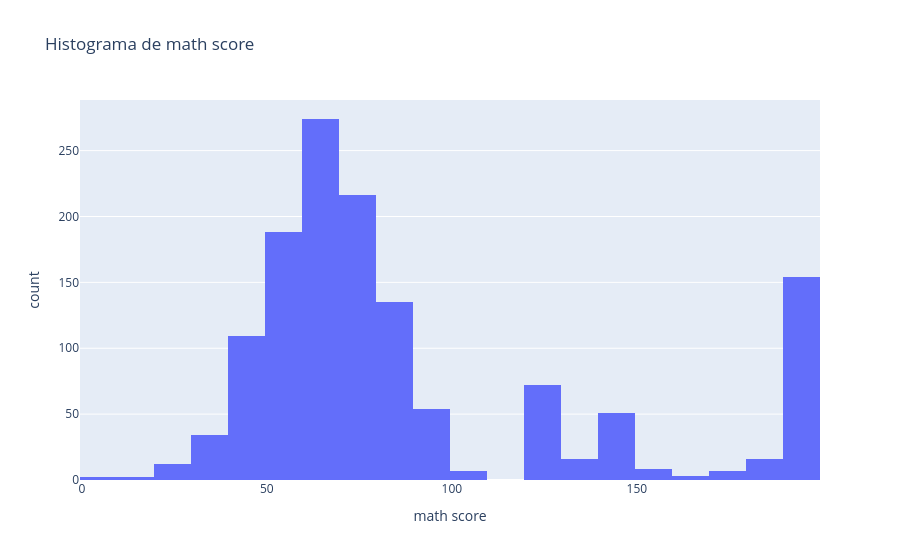
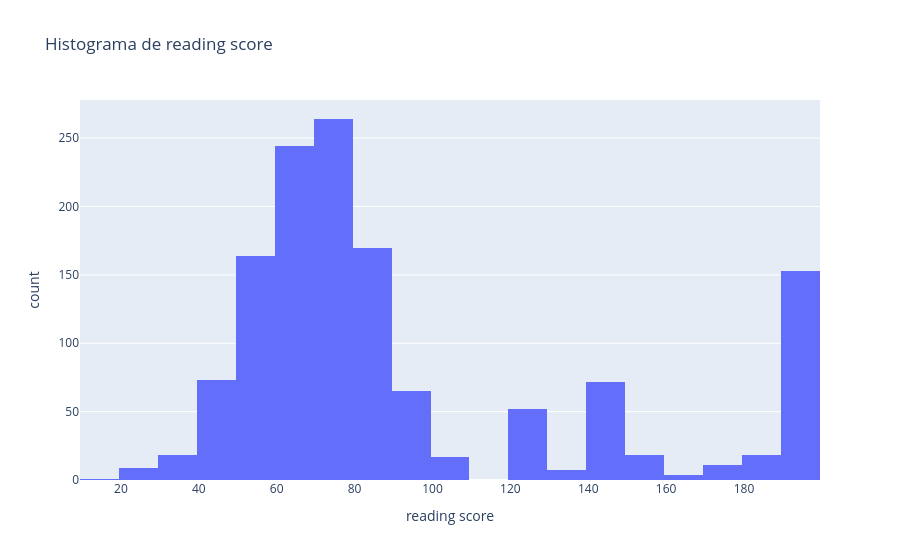
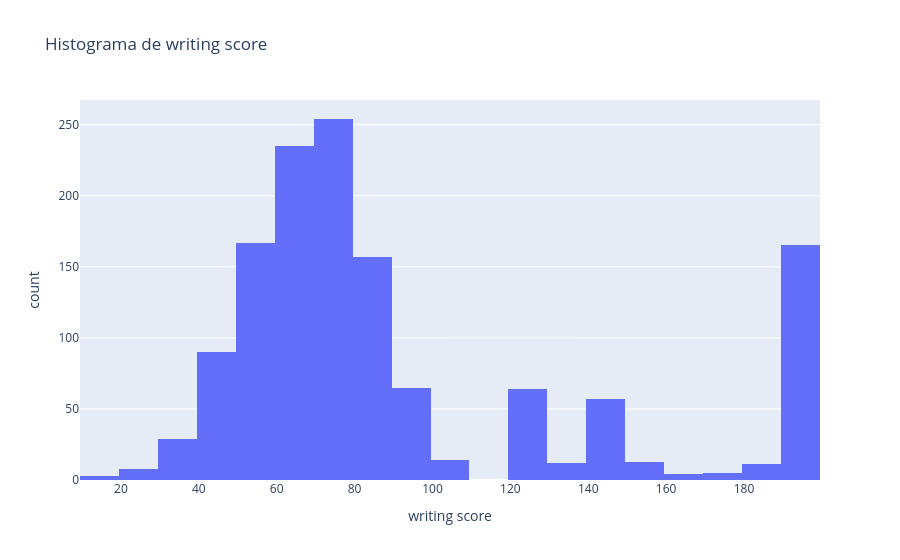

The code cell stored with these charts, in order, in its notebook:
### Code cell
analyze_df(df_grades)

### Figure 1 — Plotly figure (JSON) as saved in the notebook; plotly's stock layout.template omitted (floating-point values rounded to 4 significant figures; data arrays with more than 128 entries replaced by an {"elided": "..."} marker saying what was removed)
{"data": [{"bingroup": "x", "hovertemplate": "math score=%{x}<br>count=%{y}<extra></extra>", "legendgroup": "", "marker": {"color": "#636efa", "pattern": {"shape": ""}}, "name": "", "orientation": "v", "showlegend": false, "type": "histogram", "x": {"elided": "1400 float values"}, "xaxis": "x", "yaxis": "y"}], "layout": {"barmode": "relative", "legend": {"tracegroupgap": 0}, "title": {"text": "Histograma de math score"}, "xaxis": {"anchor": "y", "domain": [0, 1], "title": {"text": "math score"}}, "yaxis": {"anchor": "x", "domain": [0, 1], "title": {"text": "count"}}}}

### Figure 2 — Plotly figure (JSON) as saved in the notebook; plotly's stock layout.template omitted (floating-point values rounded to 4 significant figures; data arrays with more than 128 entries replaced by an {"elided": "..."} marker saying what was removed)
{"data": [{"bingroup": "x", "hovertemplate": "reading score=%{x}<br>count=%{y}<extra></extra>", "legendgroup": "", "marker": {"color": "#636efa", "pattern": {"shape": ""}}, "name": "", "orientation": "v", "showlegend": false, "type": "histogram", "x": {"elided": "1400 float values"}, "xaxis": "x", "yaxis": "y"}], "layout": {"barmode": "relative", "legend": {"tracegroupgap": 0}, "title": {"text": "Histograma de reading score"}, "xaxis": {"anchor": "y", "domain": [0, 1], "title": {"text": "reading score"}}, "yaxis": {"anchor": "x", "domain": [0, 1], "title": {"text": "count"}}}}

### Figure 3 — Plotly figure (JSON) as saved in the notebook; plotly's stock layout.template omitted (floating-point values rounded to 4 significant figures; data arrays with more than 128 entries replaced by an {"elided": "..."} marker saying what was removed)
{"data": [{"bingroup": "x", "hovertemplate": "writing score=%{x}<br>count=%{y}<extra></extra>", "legendgroup": "", "marker": {"color": "#636efa", "pattern": {"shape": ""}}, "name": "", "orientation": "v", "showlegend": false, "type": "histogram", "x": {"elided": "1400 float values"}, "xaxis": "x", "yaxis": "y"}], "layout": {"barmode": "relative", "legend": {"tracegroupgap": 0}, "title": {"text": "Histograma de writing score"}, "xaxis": {"anchor": "y", "domain": [0, 1], "title": {"text": "writing score"}}, "yaxis": {"anchor": "x", "domain": [0, 1], "title": {"text": "count"}}}}
